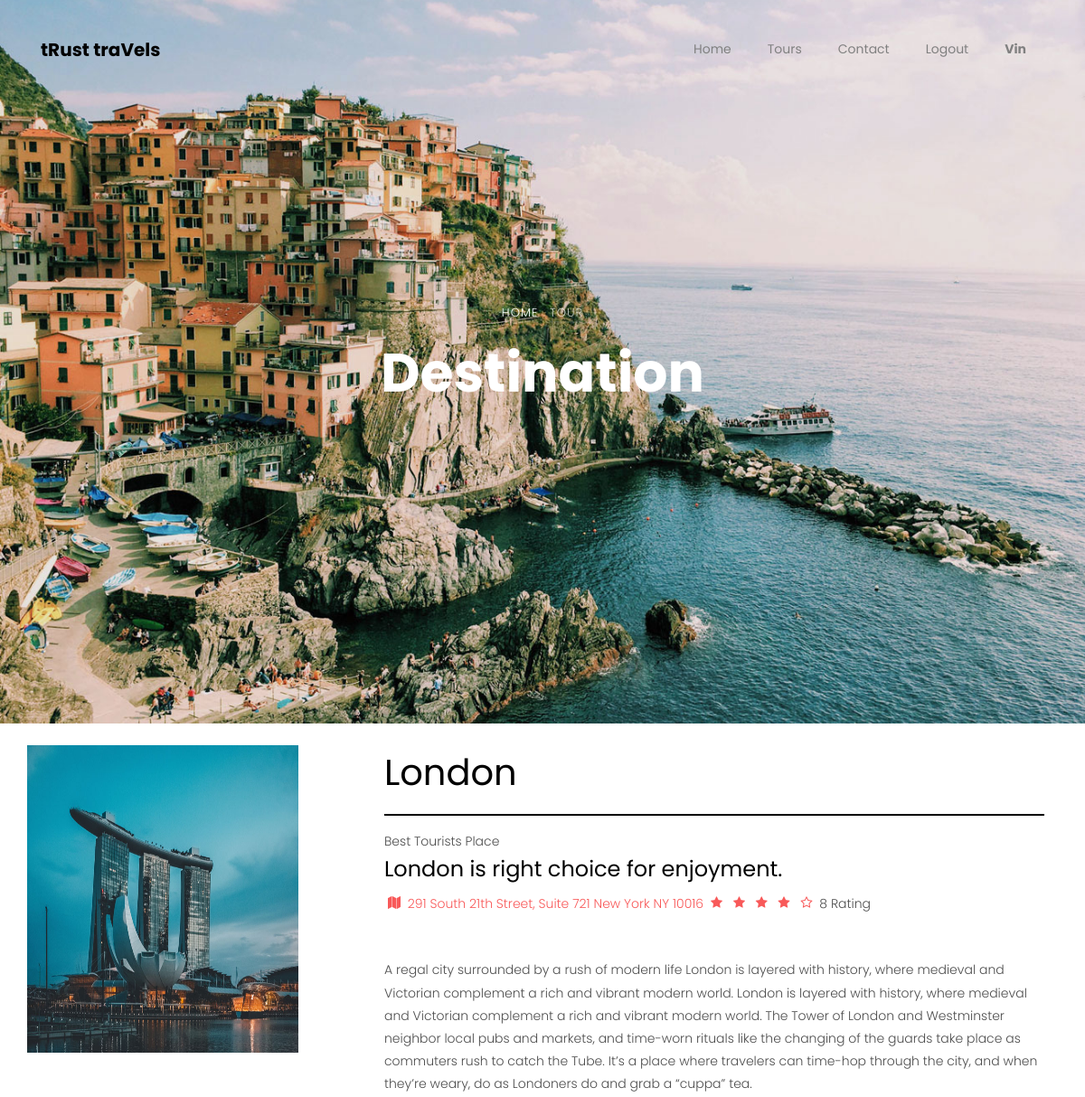
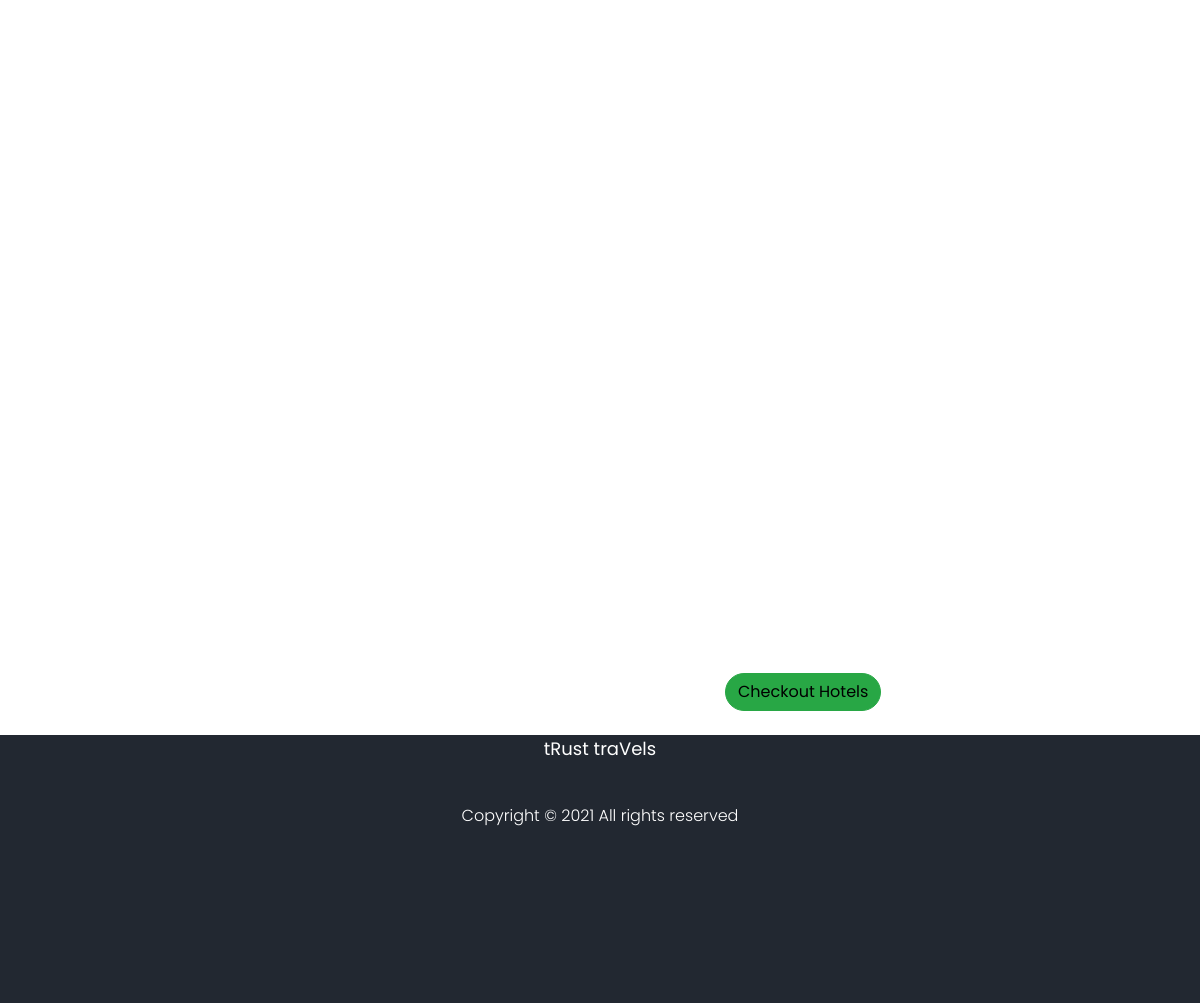
/tours/discover/12 (signed in), run on the app's committed database (2 pictures, top to bottom).
### home/models.py (models this page shows, shortened)
class Image(models.Model):
    place=models.CharField(max_length=100)
    description=models.CharField(max_length=100000,default="")
    days=models.IntegerField(default="")
    image=models.ImageField(upload_to="img/%y")
    money=models.IntegerField(default="0")

### home/views.py (the view)
# urls.py: path("tours/discover/<int:myid>",views.discover,name = "discover"),
@login_required(login_url='../login/')
def discover(request,myid):
    disc = Image.objects.filter(id=myid)
    return render(request, "home/discover.html",{'disc':disc[0]})

### home/templates/home/discover.html (shortened to what this page needs)
{% extends 'base.html' %}
{% block body %}
<div class="hero-wrap js-fullheight" style="background-image: url('/static/images/bg_3.jpg');">
    <div class="container">
      <div class="row no-gutters slider-text js-fullheight align-items-center justify-content-center" data-scrollax-parent="true">
        <div class="col-md-9 ftco-animate text-center" data-scrollax=" properties: { translateY: '70%' }">
          <p class="breadcrumbs" data-scrollax="properties: { translateY: '30%', opacity: 1.6 }"><span class="mr-2"><a href="index.html">Home</a></span> <span>Tour</span></p>
          <h1 class="mb-3 bread" data-scrollax="properties: { translateY: '30%', opacity: 1.6 }">Destination</h1>
        </div>
      </div>
    </div>
  </div>
<div class="container my-4">
    <div class="row">
        <div class="col-md-4">
            <div class="row">
                <img src="/media//{{disc.image}}" width="300px" height="340px">
            </div>
        </div>
        <div class="col-md-8">
            <h1>{{disc.place}}</h1>
            <hr style="border-top: solid 2px black;">
            <span>Best Tourists Place</span>
            <h4>{{disc.place}} is right choice for enjoyment.</h4>
            <p class="rate mb-5">
                <span class="loc"><a href="#"><i class="icon-map"></i> 291 South 21th Street, Suite 721 New York NY 10016</a></span>
                <span class="star">
                      <i class="icon-star"></i>
                      <i class="icon-star"></i>
                      <i class="icon-star"></i>
                      <i class="icon-star"></i>
                      <i class="icon-star-o"></i>
                      8 Rating</span>
                  </p>
            <p style="margin-bottom: 100px;">{{disc.description}}</p>
            <button class="btn btn-success btn-rounded" style="margin-left: 300px;"><a href="{{disc.id}}/hotel/" style="color: black; ">Checkout Hotels</a></button>
        </div>
    </div>
</div>
{% endblock %}

### templates/base.html (shortened to what this page needs)
{% load static %}
<!doctype html>
<html lang="en">
<head>
  <link rel="stylesheet" href="/static/css/open-iconic-bootstrap.min.css">
  <link rel="stylesheet" href="/static/css/animate.css">
  <link rel="stylesheet" href="/static/css/owl.carousel.min.css">
  <link rel="stylesheet" href="/static/css/owl.theme.default.min.css">
  <link rel="stylesheet" href="/static/css/magnific-popup.css">
  <link rel="stylesheet" href="/static/css/aos.css">
  <link rel="stylesheet" href="/static/css/ionicons.min.css">
  <link rel="stylesheet" href="/static/css/bootstrap-datepicker.css">
  <link rel="stylesheet" href="/static/css/jquery.timepicker.css">
  <link rel="stylesheet" href="/static/css/flaticon.css">
  <link rel="stylesheet" href="/static/css/icomoon.css">
  <link rel="stylesheet" href="/static/css/style.css">
</head>
<body>
  <nav class="navbar navbar-expand-lg navbar-dark ftco_navbar bg-dark ftco-navbar-light" id="ftco-navbar">
    <div class="container">
      <a class="navbar-brand" href="/">tRust traVels</a>
      <div class="collapse navbar-collapse" id="ftco-nav">
        <ul class="navbar-nav ml-auto">
          {% if user.is_authenticated %}
          <li class="nav-item active"><a href="/" class="nav-link">Home</a></li>
          <li class="nav-item"><a href="/tours/" class="nav-link">Tours</a></li>
          <li class="nav-item"><a href="/contact/" class="nav-link">Contact</a></li>
          <li class="nav-item"><a href="/login/logout/" class="nav-link">Logout</a></li>
          <li class="nav-item bi bi-person-circle"><a href="/login/profile/" class="nav-link"><b>{{user.username}}</b></a></li>
          {%endif%}
        </ul>
      </div>
    </div>
  </nav>
  {% block body %}{% endblock %}
  <footer class="ftco-footer ftco-bg-dark ftco-section">
    <div class="container">
      <div class="row mb-5">
        <div class="col-md">
          <div class="ftco-footer-widget mb-4">
            <h2 class="ftco-heading-2 text-center">tRust traVels</h2>
            <div class="col-md-12 text-center " style="color: white;">
              Copyright &copy;
              <script>document.write(new Date().getFullYear());</script> All rights reserved
          </div>
         <ul class="ftco-footer-social list-unstyled float-md-left float-lft mt-5 " style="margin-left: 480px;">
            </ul>
          </div>
        </div>
    </div>
  </footer>
</body>
</html>

### static/css/icomoon.css (style rules this page uses)
[class^="icon-"], [class*=" icon-"] { font-family: 'icomoon' !important; speak: none; font-style: normal; font-weight: normal; font-variant: normal; text-transform: none; line-height: 1; -webkit-font-smoothing: antialiased; -moz-osx-font-smoothing: grayscale; }
.icon-star:before { content: "\f005"; }
.icon-star-o:before { content: "\f006"; }
.icon-map:before { content: "\f279"; }

### templates/base.html (style rules this page uses)
.ftco-navbar-light .navbar-nav > .nav-item.active > a { color: gray; }
.ftco-navbar-light .navbar-nav > .nav-item > .nav-link { font-size: 14px; padding-top: .9rem; padding-bottom: .9rem; padding-left: 20px; padding-right: 20px; color: gray; font-weight: 400; opacity: 1 !important; }
.ftco-footer { font-size: 16px; background: #222831; padding: 0.5px; }
.ftco-navbar-light .navbar-brand { color: black; }

### data on the page
Image: image (picture), place "London", description "A regal city surrounded by a rush of modern life London is layered with history, where medieval and Victorian complement a rich and vibrant modern world. London is layered with history, where medieval and Victorian complement a rich and vibrant modern world. The Tower of London and Westminster neighbor local pubs and markets, and time-worn rituals like the changing of the guards take place as commuters rush to catch the Tube. It’s a place where travelers can time-hop through the city, and when they’re weary, do as Londoners do and grab a “cuppa” tea."

### other printed values
{{ user.username }} "Vin"
